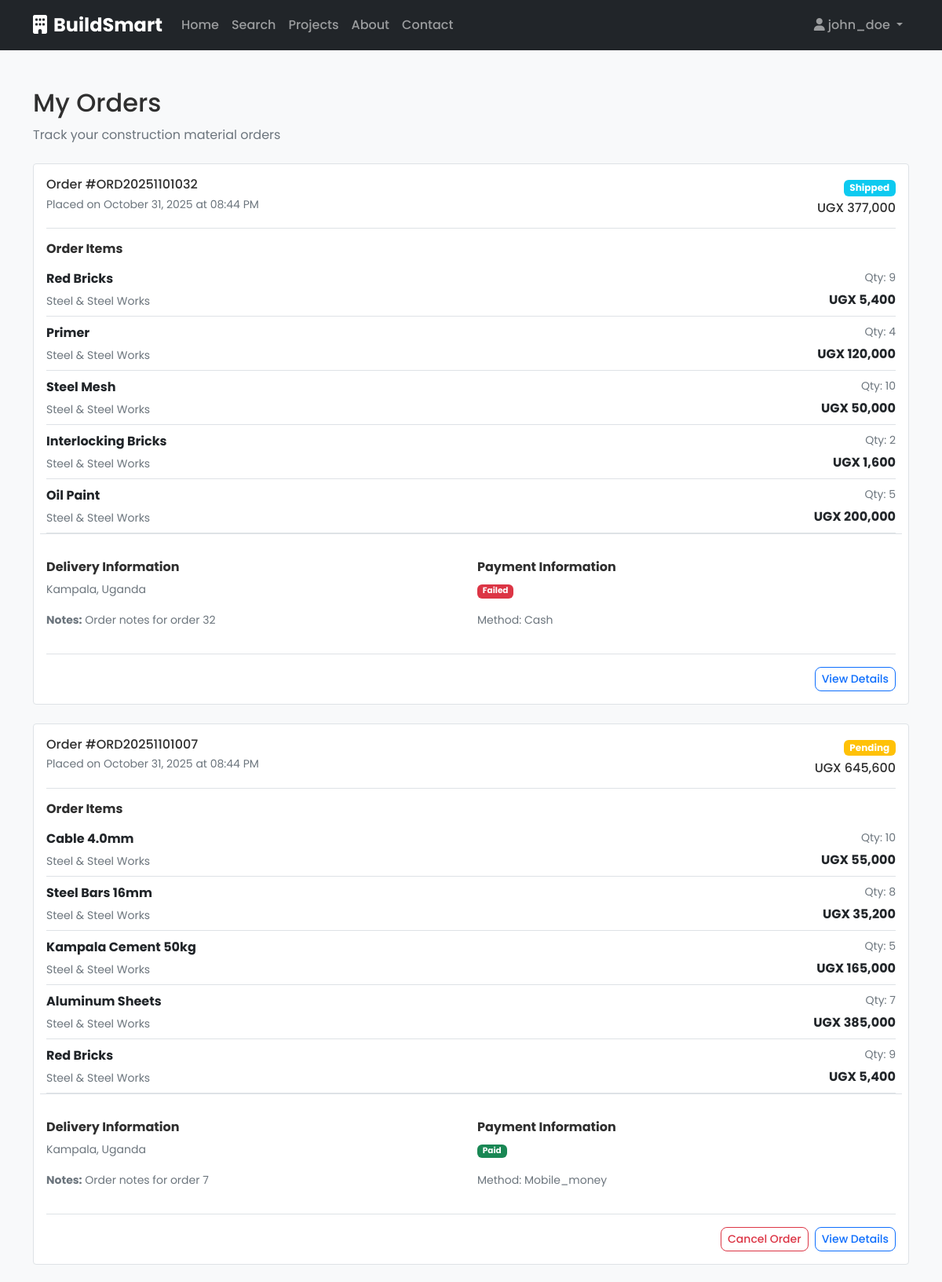
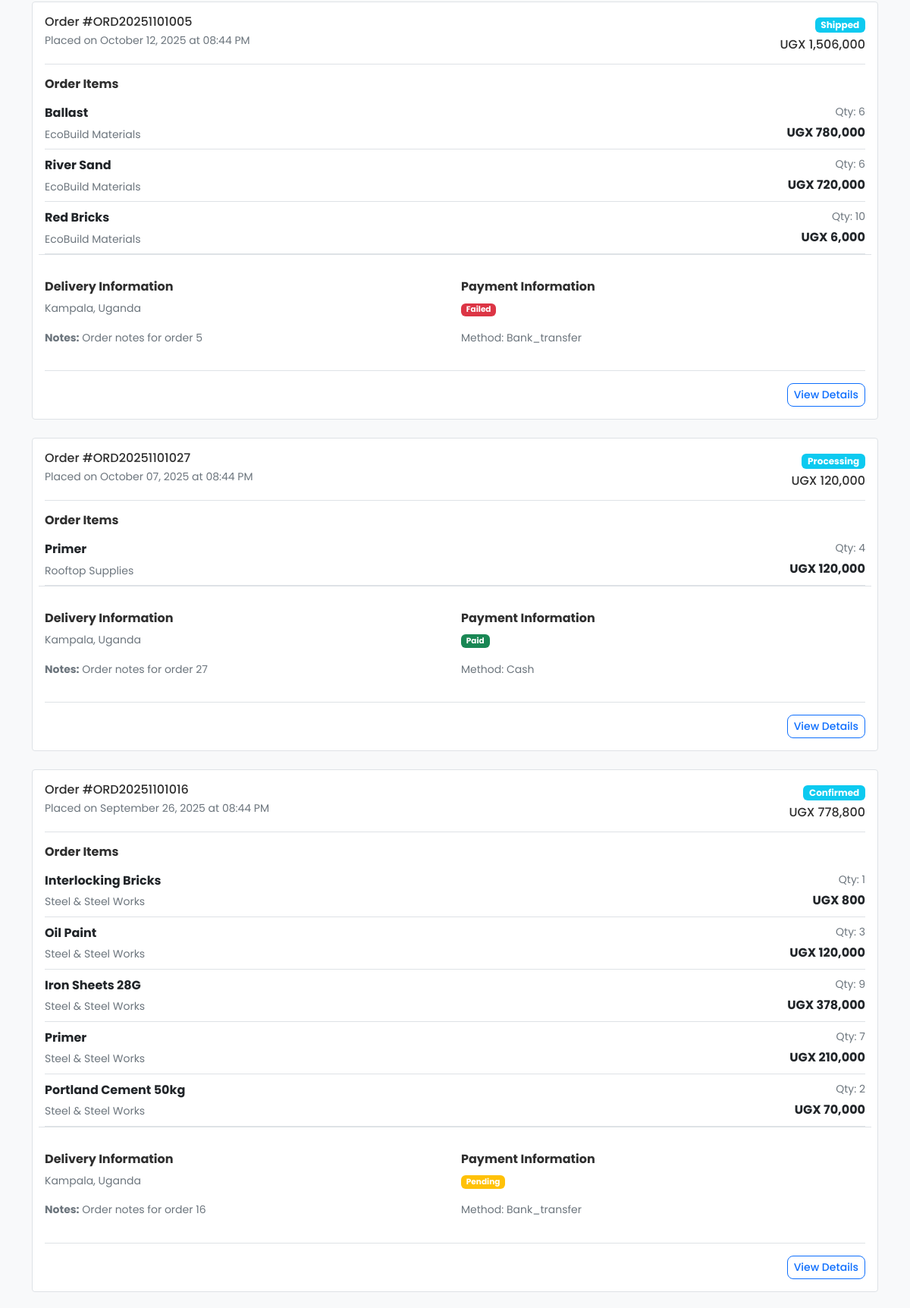
Page /user/orders (signed in, upper part) on the committed database (2 pictures, top to bottom).
### app/models/user.py (models this page shows, shortened)
class User(UserMixin, db.Model):
    __tablename__ = 'users'
    id = db.Column(db.Integer, primary_key=True)
    username = db.Column(db.String(80), unique=True, nullable=False)
    email = db.Column(db.String(120), unique=True, nullable=False)
    password_hash = db.Column(db.String(128), nullable=False)
    full_name = db.Column(db.String(100))
    phone = db.Column(db.String(20))
    address = db.Column(db.Text)
    latitude = db.Column(db.Float)
    longitude = db.Column(db.Float)
    user_type = db.Column(db.String(20), default='customer')  # customer, shop_owner, service_provider
    is_active = db.Column(db.Boolean, default=True)
    is_verified = db.Column(db.Boolean, default=False)
    created_at = db.Column(db.DateTime, default=datetime.utcnow)
    updated_at = db.Column(db.DateTime, default=datetime.utcnow, onupdate=datetime.utcnow)
    shops = db.relationship('Shop', backref='owner', lazy=True)
    services = db.relationship('Service', backref='provider', lazy=True)
    orders = db.relationship('Order', backref='customer', lazy=True)
    recommendations = db.relationship('Recommendation', backref='user', lazy=True)

### app/models/order.py (models this page shows, shortened)
class Order(db.Model):
    __tablename__ = 'orders'
    id = db.Column(db.Integer, primary_key=True)
    order_number = db.Column(db.String(20), unique=True, nullable=False)
    status = db.Column(db.String(20), default='pending')  # pending, confirmed, processing, shipped, delivered, cancelled
    total_amount = db.Column(db.Numeric(10, 2), nullable=False)
    delivery_address = db.Column(db.Text)
    delivery_notes = db.Column(db.Text)
    payment_status = db.Column(db.String(20), default='pending')  # pending, paid, failed, refunded
    payment_method = db.Column(db.String(50))
    created_at = db.Column(db.DateTime, default=datetime.utcnow)
    updated_at = db.Column(db.DateTime, default=datetime.utcnow, onupdate=datetime.utcnow)
    customer_id = db.Column(db.Integer, db.ForeignKey('users.id'), nullable=False)
    shop_id = db.Column(db.Integer, db.ForeignKey('shops.id'), nullable=False)
    items = db.relationship('OrderItem', backref='order', lazy=True, cascade='all, delete-orphan')

class OrderItem(db.Model):
    __tablename__ = 'order_items'
    id = db.Column(db.Integer, primary_key=True)
    quantity = db.Column(db.Integer, nullable=False)
    unit_price = db.Column(db.Numeric(10, 2), nullable=False)
    total_price = db.Column(db.Numeric(10, 2), nullable=False)
    order_id = db.Column(db.Integer, db.ForeignKey('orders.id'), nullable=False)
    product_id = db.Column(db.Integer, db.ForeignKey('products.id'), nullable=False)

### app/models/product.py (models this page shows, shortened)
class Product(db.Model):
    __tablename__ = 'products'
    id = db.Column(db.Integer, primary_key=True)
    name = db.Column(db.String(100), nullable=False)
    description = db.Column(db.Text)
    category = db.Column(db.String(50), nullable=True)  # Legacy field, kept for backward compatibility
    price = db.Column(db.Numeric(10, 2), nullable=False)
    unit = db.Column(db.String(20), nullable=False)  # e.g., 'kg', 'piece', 'bag', 'm2'
    quantity_available = db.Column(db.Integer, default=0)
    min_order_quantity = db.Column(db.Integer, default=1)
    is_available = db.Column(db.Boolean, default=True)
    image_url = db.Column(db.String(255))
    brand = db.Column(db.String(50))  # Product brand/manufacturer
    specifications = db.Column(db.JSON)  # Store additional specs as JSON
    created_at = db.Column(db.DateTime, default=datetime.utcnow)
    updated_at = db.Column(db.DateTime, default=datetime.utcnow, onupdate=datetime.utcnow)
    shop_id = db.Column(db.Integer, db.ForeignKey('shops.id'), nullable=False)
    category_id = db.Column(db.Integer, db.ForeignKey('categories.id'), nullable=True)
    order_items = db.relationship('OrderItem', backref='product', lazy=True)
    reviews = db.relationship('Review', backref='product', lazy=True)
    category_model = db.relationship('Category', backref='products', lazy=True)

### app/models/shop.py (models this page shows, shortened)
class Shop(db.Model):
    __tablename__ = 'shops'
    id = db.Column(db.Integer, primary_key=True)
    name = db.Column(db.String(100), nullable=False)
    description = db.Column(db.Text)
    address = db.Column(db.Text, nullable=False)
    phone = db.Column(db.String(20))
    email = db.Column(db.String(120))
    latitude = db.Column(db.Float, nullable=False)
    longitude = db.Column(db.Float, nullable=False)
    rating = db.Column(db.Float, default=0.0)
    total_reviews = db.Column(db.Integer, default=0)
    is_verified = db.Column(db.Boolean, default=False)
    is_active = db.Column(db.Boolean, default=True)
    created_at = db.Column(db.DateTime, default=datetime.utcnow)
    updated_at = db.Column(db.DateTime, default=datetime.utcnow, onupdate=datetime.utcnow)
    owner_id = db.Column(db.Integer, db.ForeignKey('users.id'), nullable=False)
    products = db.relationship('Product', backref='shop', lazy=True)
    orders = db.relationship('Order', backref='shop', lazy=True)

### app/blueprints/user/routes.py (the view)
@user_bp.route('/orders')
@login_required
def orders():
    page = request.args.get('page', 1, type=int)
    orders = Order.query.filter_by(customer_id=current_user.id)\
                       .order_by(Order.created_at.desc())\
                       .paginate(page=page, per_page=10, error_out=False)
    return render_template('user/orders.html', orders=orders)

### app/templates/user/orders.html (shortened to what this page needs)
{% extends "base.html" %}
{% block content %}
<div class="container py-5">
    <div class="mb-4">
        <h1 class="h2">My Orders</h1>
        <p class="text-muted">Track your construction material orders</p>
    </div>
    {% if orders.items %}
    <div class="row g-4 mb-4">
        {% for order in orders.items %}
        <div class="col-12">
            <div class="card border">
                <div class="card-body">
                    <div class="d-flex justify-content-between align-items-start mb-3">
                        <div>
                            <h3 class="h6 mb-1">Order #{{ order.order_number }}</h3>
                            <p class="text-muted small mb-0">Placed on {{ order.created_at.strftime('%B %d, %Y at %I:%M %p') }}</p>
                        </div>
                        <div class="text-end">
                            <span class="badge bg-{{ 'success' if order.status == 'delivered' else 'warning' if order.status == 'pending' else 'danger' if order.status == 'cancelled' else 'info' }}">
                                {{ order.status|title }}
                            </span>
                            <p class="h6 mb-0 mt-1">UGX {{ "{:,.0f}".format(order.total_amount) }}</p>
                        </div>
                    </div>
                    <div class="border-top pt-3 mb-3">
                        <h6 class="fw-bold mb-2">Order Items</h6>
                        <div class="list-group list-group-flush">
                            {% for item in order.items %}
                            <div class="list-group-item px-0 d-flex justify-content-between align-items-center border-bottom">
                                <div class="flex-grow-1">
                                    <p class="fw-bold mb-1">{{ item.product.name }}</p>
                                    <p class="text-muted small mb-0">{{ item.product.shop.name }}</p>
                                </div>
                                <div class="text-end">
                                    <p class="text-muted small mb-1">Qty: {{ item.quantity }}</p>
                                    <p class="fw-bold mb-0">UGX {{ "{:,.0f}".format(item.total_price) }}</p>
                                </div>
                            </div>
                            {% endfor %}
                        </div>
                    </div>
                    <div class="row g-3 border-top pt-3">
                        <div class="col-md-6">
                            <h6 class="fw-bold mb-2">Delivery Information</h6>
                            {% if order.delivery_address %}
                            <p class="text-muted small">{{ order.delivery_address }}</p>
                            {% else %}
                            <p class="text-muted small fst-italic">No delivery address specified</p>
                            {% endif %}
                            {% if order.delivery_notes %}
                            <p class="text-muted small mt-1"><strong>Notes:</strong> {{ order.delivery_notes }}</p>
                            {% endif %}
                        </div>
                        <div class="col-md-6">
                            <h6 class="fw-bold mb-2">Payment Information</h6>
                            <p class="text-muted small">
                                <span class="badge bg-{{ 'success' if order.payment_status == 'paid' else 'warning' if order.payment_status == 'pending' else 'danger' if order.payment_status == 'failed' else 'secondary' }}">
                                    {{ order.payment_status|title }}
                                </span>
                            </p>
                            {% if order.payment_method %}
                            <p class="text-muted small mt-1">Method: {{ order.payment_method|title }}</p>
                            {% endif %}
                        </div>
                    </div>
                    <div class="d-flex justify-content-end border-top pt-3 mt-3">
                        {% if order.status == 'pending' %}
                        <button class="btn btn-sm btn-outline-danger me-2">Cancel Order</button>
                        {% endif %}
                        <button class="btn btn-sm btn-outline-primary">View Details</button>
                    </div>
                </div>
            </div>
        </div>
        {% endfor %}
    </div>
    {% endif %}
</div>
{% endblock %}

### app/templates/components/navbar.html (shortened to what this page needs)
<nav class="navbar navbar-expand-lg navbar-dark bg-dark">
    <div class="container">
        <a class="navbar-brand fw-bold" href="{{ url_for('main.index') }}">
            <i class="fas fa-building me-2"></i>BuildSmart
        </a>
        <div class="collapse navbar-collapse" id="navbarNav">
            <ul class="navbar-nav me-auto">
                <li class="nav-item">
                    <a class="nav-link" href="{{ url_for('main.index') }}">Home</a>
                </li>
                <li class="nav-item">
                    <a class="nav-link" href="{{ url_for('main.search') }}">Search</a>
                </li>
                <li class="nav-item">
                    <a class="nav-link" href="{{ url_for('main.projects') }}">Projects</a>
                </li>
                <li class="nav-item">
                    <a class="nav-link" href="{{ url_for('main.about') }}">About</a>
                </li>
                <li class="nav-item">
                    <a class="nav-link" href="{{ url_for('main.contact') }}">Contact</a>
                </li>
            </ul>
            <ul class="navbar-nav">
                {% if current_user.is_authenticated %}
                    <li class="nav-item dropdown">
                        <a class="nav-link dropdown-toggle" href="#" id="navbarDropdown" role="button" data-bs-toggle="dropdown">
                            <i class="fas fa-user me-1"></i>{{ current_user.username }}
                        </a>
                    </li>
                {% endif %}
            </ul>
        </div>
    </div>
</nav>

### app/static/css/custom.css (style rules this page uses)
:root { --primary-yellow: #FFB703; --accent-orange: #FB8500; --charcoal-gray: #2F2F2F; --bg-light: #F8F9FA; --primary-color: var(--primary-yellow); --secondary-color: #6c757d; --success-color: #198754; --warning-color: #ffc107; --danger-color: #dc3545; --light-color: var(--bg-light); --dark-color: var(--charcoal-gray); }
body { font-family: 'Poppins', -apple-system, BlinkMacSystemFont, 'Segoe UI', Roboto, Inter, 'Helvetica Neue', Arial, sans-serif; line-height: 1.6; color: var(--dark-color); background-color: var(--light-color); }
.card { transition: transform 0.2s ease-in-out, box-shadow 0.2s ease-in-out; }
.btn { border-radius: 8px; font-weight: 500; transition: all 0.2s ease-in-out; }
.navbar-brand { font-size: 1.5rem; font-weight: bold; }
.navbar-nav .nav-link { font-weight: 500; transition: color 0.2s ease-in-out; }
.badge { border-radius: 6px; }

### rows in the picture
User: username "john_doe"
Order: order_number "ORD20251101032", created_at "October 31, 2025 at 08:44 PM", status "Shipped", total_amount "377,000", delivery_address "Kampala, Uganda", delivery_notes "Order notes for order 32", payment_status "Failed", payment_method "Cash"
OrderItem: product.name "Red Bricks", product.shop.name "Steel & Steel Works", quantity "9", total_price "5,400"
OrderItem: product.name "Primer", product.shop.name "Steel & Steel Works", quantity "4", total_price "120,000"
OrderItem: product.name "Steel Mesh", product.shop.name "Steel & Steel Works", quantity "10", total_price "50,000"
OrderItem: product.name "Interlocking Bricks", product.shop.name "Steel & Steel Works", quantity "2", total_price "1,600"
OrderItem: product.name "Oil Paint", product.shop.name "Steel & Steel Works", quantity "5", total_price "200,000"
Order: order_number "ORD20251101007", created_at "October 31, 2025 at 08:44 PM", status "Pending", total_amount "645,600", delivery_address "Kampala, Uganda", delivery_notes "Order notes for order 7", payment_status "Paid", payment_method "Mobile_money", shows "Cancel Order"
OrderItem: product.name "Cable 4.0mm", product.shop.name "Steel & Steel Works", quantity "10", total_price "55,000"
OrderItem: product.name "Steel Bars 16mm", product.shop.name "Steel & Steel Works", quantity "8", total_price "35,200"
OrderItem: product.name "Kampala Cement 50kg", product.shop.name "Steel & Steel Works", quantity "5", total_price "165,000"
OrderItem: product.name "Aluminum Sheets", product.shop.name "Steel & Steel Works", quantity "7", total_price "385,000"
OrderItem: product.name "Red Bricks", product.shop.name "Steel & Steel Works", quantity "9", total_price "5,400"
Order: order_number "ORD20251101005", created_at "October 12, 2025 at 08:44 PM", status "Shipped", total_amount "1,506,000", delivery_address "Kampala, Uganda", delivery_notes "Order notes for order 5", payment_status "Failed", payment_method "Bank_transfer"
OrderItem: product.name "Ballast", product.shop.name "EcoBuild Materials", quantity "6", total_price "780,000"
OrderItem: product.name "River Sand", product.shop.name "EcoBuild Materials", quantity "6", total_price "720,000"
OrderItem: product.name "Red Bricks", product.shop.name "EcoBuild Materials", quantity "10", total_price "6,000"
Order: order_number "ORD20251101027", created_at "October 07, 2025 at 08:44 PM", status "Processing", total_amount "120,000", delivery_address "Kampala, Uganda", delivery_notes "Order notes for order 27", payment_status "Paid", payment_method "Cash"
OrderItem: product.name "Primer", product.shop.name "Rooftop Supplies", quantity "4", total_price "120,000"
Order: order_number "ORD20251101016", created_at "September 26, 2025 at 08:44 PM", status "Confirmed", total_amount "778,800", delivery_address "Kampala, Uganda", delivery_notes "Order notes for order 16", payment_status "Pending", payment_method "Bank_transfer"
OrderItem: product.name "Interlocking Bricks", product.shop.name "Steel & Steel Works", quantity "1", total_price "800"
OrderItem: product.name "Oil Paint", product.shop.name "Steel & Steel Works", quantity "3", total_price "120,000"
OrderItem: product.name "Iron Sheets 28G", product.shop.name "Steel & Steel Works", quantity "9", total_price "378,000"
OrderItem: product.name "Primer", product.shop.name "Steel & Steel Works", quantity "7", total_price "210,000"
OrderItem: product.name "Portland Cement 50kg", product.shop.name "Steel & Steel Works", quantity "2", total_price "70,000"
